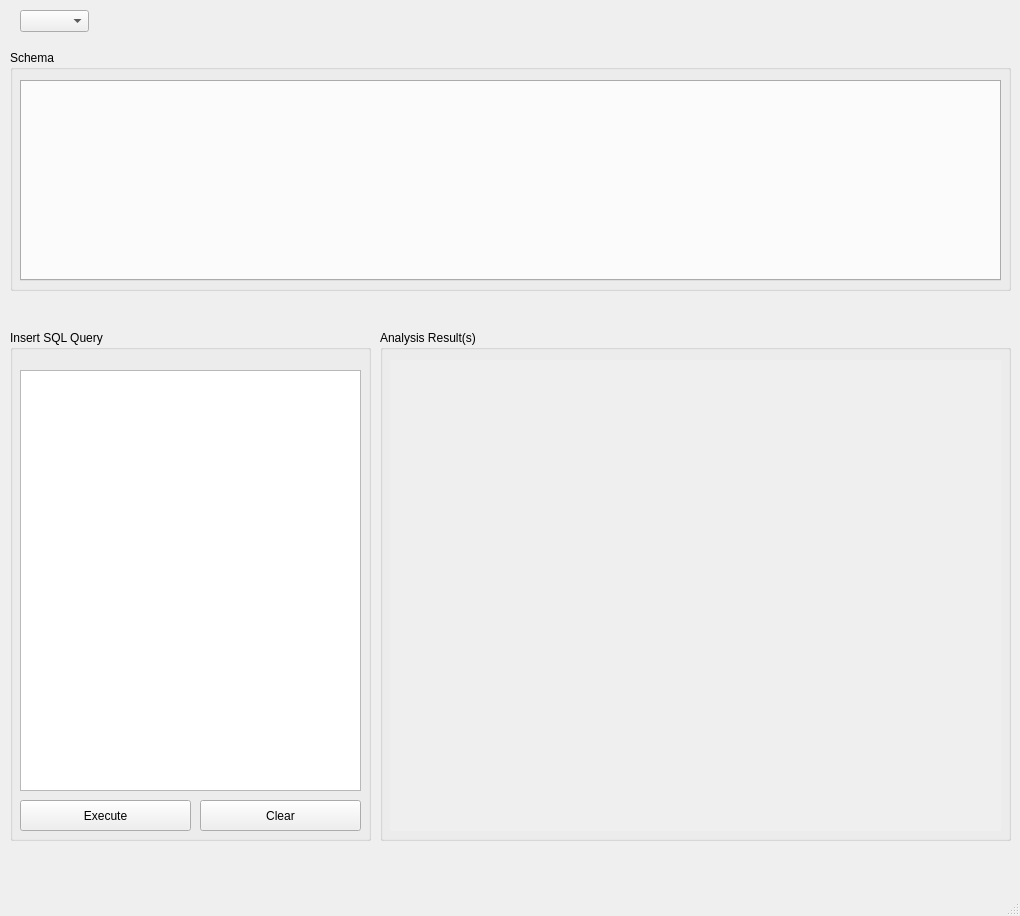
<?xml version="1.0" encoding="UTF-8"?>
<ui version="4.0">
 <class>MainWindow</class>
 <widget class="QMainWindow" name="MainWindow">
  <property name="geometry">
   <rect>
    <x>0</x>
    <y>0</y>
    <width>1020</width>
    <height>916</height>
   </rect>
  </property>
  <property name="windowTitle">
   <string>CZ4031 Database System Principles</string>
  </property>
  <widget class="QWidget" name="centralwidget">
   <widget class="QGroupBox" name="groupBoxSchema">
    <property name="geometry">
     <rect>
      <x>10</x>
      <y>50</y>
      <width>1001</width>
      <height>241</height>
     </rect>
    </property>
    <property name="title">
     <string>Schema</string>
    </property>
    <widget class="QTabWidget" name="tabWidget">
     <property name="geometry">
      <rect>
       <x>10</x>
       <y>30</y>
       <width>981</width>
       <height>201</height>
      </rect>
     </property>
     <property name="currentIndex">
      <number>0</number>
     </property>
    </widget>
   </widget>
   <widget class="QComboBox" name="combo_databases">
    <property name="geometry">
     <rect>
      <x>20</x>
      <y>10</y>
      <width>69</width>
      <height>22</height>
     </rect>
    </property>
   </widget>
   <widget class="QGroupBox" name="groupBox">
    <property name="geometry">
     <rect>
      <x>10</x>
      <y>330</y>
      <width>361</width>
      <height>511</height>
     </rect>
    </property>
    <property name="title">
     <string>Insert SQL Query</string>
    </property>
    <widget class="QTextEdit" name="in_query">
     <property name="enabled">
      <bool>true</bool>
     </property>
     <property name="geometry">
      <rect>
       <x>10</x>
       <y>40</y>
       <width>341</width>
       <height>421</height>
      </rect>
     </property>
    </widget>
    <widget class="QPushButton" name="btn_exec">
     <property name="geometry">
      <rect>
       <x>10</x>
       <y>470</y>
       <width>171</width>
       <height>31</height>
      </rect>
     </property>
     <property name="text">
      <string>Execute</string>
     </property>
    </widget>
    <widget class="QPushButton" name="btn_clear">
     <property name="geometry">
      <rect>
       <x>190</x>
       <y>470</y>
       <width>161</width>
       <height>31</height>
      </rect>
     </property>
     <property name="autoFillBackground">
      <bool>false</bool>
     </property>
     <property name="text">
      <string>Clear</string>
     </property>
    </widget>
   </widget>
   <widget class="QGroupBox" name="groupBox_2">
    <property name="geometry">
     <rect>
      <x>380</x>
      <y>330</y>
      <width>631</width>
      <height>511</height>
     </rect>
    </property>
    <property name="title">
     <string>Analysis Result(s)</string>
    </property>
    <widget class="QLabel" name="out_query">
     <property name="geometry">
      <rect>
       <x>10</x>
       <y>30</y>
       <width>611</width>
       <height>471</height>
      </rect>
     </property>
     <property name="autoFillBackground">
      <bool>true</bool>
     </property>
     <property name="text">
      <string/>
     </property>
     <property name="wordWrap">
      <bool>true</bool>
     </property>
    </widget>
   </widget>
  </widget>
  <widget class="QMenuBar" name="menubar">
   <property name="geometry">
    <rect>
     <x>0</x>
     <y>0</y>
     <width>1020</width>
     <height>22</height>
    </rect>
   </property>
  </widget>
  <widget class="QStatusBar" name="statusbar"/>
 </widget>
 <resources/>
 <connections/>
</ui>
